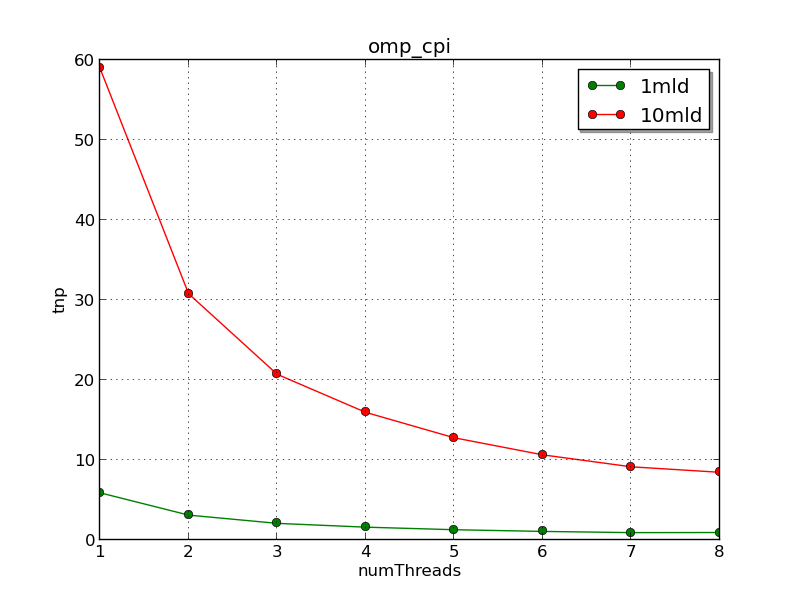

Recreate this plot in Python.
#!/usr/bin/env python2

import matplotlib
matplotlib.use('Agg')
import matplotlib.pyplot as plt 
import pandas as pd 

df1 = pd.read_csv("omp_cpi_scaling_1mld.csv", comment="#", names=["Inter", "numThreads", "n", "tnp", "time1", "time2", "error1", "error2", "hostname"] )
df2 = pd.read_csv("omp_cpi_scaling_10mld.csv", comment="#", names=["Inter", "numThreads", "n", "tnp", "time1", "time2", "error1", "error2", "hostname"] )

print (df1)
print (df2)

plt.title("omp_cpi")
plt.grid()

plt.xlabel("numThreads")
plt.ylabel("tnp")

plt.plot(df1["numThreads"], df1["tnp"], 'r-o', label="1mld", color="green")
plt.plot(df2["numThreads"], df2["tnp"], 'r-o', label="10mld", color="red")

plt.legend(shadow=True)
plt.savefig('omp_cpi.png')
